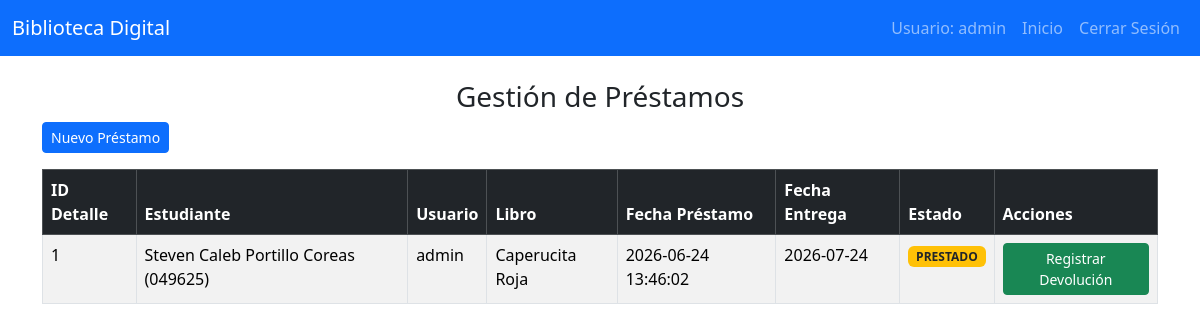
The page /views/Prestamo/prestamos.php (signed in) on the database its author committed.
### tables this page shows
CREATE TABLE `detalle_prestamo` (
  `id_detalle` int(11) NOT NULL,
  `id_prestamo` int(11) NOT NULL,
  `id_libro` int(11) NOT NULL,
  `fecha_entrega` date DEFAULT NULL,
  `estado_libro` enum('PRESTADO','DEVUELTO') DEFAULT 'PRESTADO',
  `fecha_prestamo` datetime NOT NULL DEFAULT current_timestamp()
);

CREATE TABLE `estudiantes` (
  `id_estudiante` int(11) NOT NULL,
  `carnet` varchar(20) NOT NULL,
  `nombre_completo` varchar(150) NOT NULL,
  `carrera` varchar(100) NOT NULL,
  `telefono` varchar(20) DEFAULT NULL,
  `correo` varchar(100) DEFAULT NULL,
  `estado` enum('ACTIVO','INACTIVO') DEFAULT 'ACTIVO'
);

CREATE TABLE `usuarios` (
  `id_usuario` int(11) NOT NULL,
  `usuario` varchar(50) NOT NULL,
  `correo` varchar(100) NOT NULL,
  `password` varchar(255) NOT NULL,
  `estado` enum('ACTIVO','INACTIVO') DEFAULT 'ACTIVO',
  `fecha_creacion` datetime DEFAULT current_timestamp(),
  `id_rol` int(11) NOT NULL
);

CREATE TABLE `libros` (
  `id_libro` int(11) NOT NULL,
  `codigo_libro` varchar(50) NOT NULL,
  `titulo` varchar(200) NOT NULL,
  `autor` varchar(100) NOT NULL,
  `categoria` varchar(100) NOT NULL,
  `editorial` int(11) DEFAULT NULL,
  `anio_publicacion` year(4) DEFAULT NULL,
  `cantidad` int(11) NOT NULL DEFAULT 0,
  `disponibles` int(11) NOT NULL DEFAULT 0,
  `estado` enum('DISPONIBLE','PRESTADO','INACTIVO') DEFAULT 'DISPONIBLE',
  `stock` int(11) DEFAULT 1,
  `id_categoria` int(11) NOT NULL
);

### models/Prestamo.php (called while the page is built, shortened)
<?php
class Prestamo {
    private $conn;
    private $table_name = "detalle_prestamo";
    public function __construct($db){
        $this->conn = $db;
    }
    public function listarPrestamos(){
        $query = "SELECT p.id_detalle, p.id_prestamo, p.fecha_prestamo, p.fecha_entrega, p.estado_libro,
                         e.id_estudiante, e.carnet, e.nombre_completo,
                         u.id_usuario, u.usuario,
                         l.titulo AS libro
                  FROM " . $this->table_name . " p
                  INNER JOIN prestamos pr ON p.id_prestamo = pr.id_prestamo
                  INNER JOIN estudiantes e ON pr.id_estudiante = e.id_estudiante
                  INNER JOIN usuarios u ON pr.id_usuario = u.id_usuario
                  INNER JOIN libros l ON p.id_libro = l.id_libro
                  ORDER BY p.fecha_prestamo DESC";
        $stmt = $this->conn->prepare($query);
        $stmt->execute();
        return $stmt->fetchAll(PDO::FETCH_ASSOC);
    }
}
?>

### views/Prestamo/prestamos.php (the view, shortened to what this page needs)
<?php
require_once __DIR__ . "/../../models/Prestamo.php";
$database = new Database();
$db = $database->getConnection();
$prestamoObj = new Prestamo($db);
$prestamos = $prestamoObj->listarPrestamos();
?>
<!DOCTYPE html>
<html lang="es">
<head>
    <link href="../../assets/bootstrap/css/bootstrap.min.css" rel="stylesheet">
    <link href="https://cdn.jsdelivr.net/npm/bootstrap-icons@1.10.5/font/bootstrap-icons.css" rel="stylesheet">
</head>
<body>
<nav class="navbar navbar-expand-lg navbar-dark bg-primary">
  <div class="container-fluid">
    <a class="navbar-brand" href="#">Biblioteca Digital</a>
    <div class="collapse navbar-collapse">
      <ul class="navbar-nav ms-auto">
        <li class="nav-item"><span class="nav-link">Usuario: <?php echo $_SESSION['usuario']; ?></span></li>
        <li class="nav-item"><a class="nav-link" href="../dashboard.php">Inicio</a></li>
        <li class="nav-item"><a class="nav-link" href="../../logout.php">Cerrar Sesión</a></li>
      </ul>
    </div>
  </div>
</nav>
<div class="container mt-4">
    <h3 class="text-center">Gestión de Préstamos</h3>
    <div class="d-flex justify-content-between mb-3">
        <a href="prestamo_form.php" class="btn btn-primary btn-sm">Nuevo Préstamo</a>
    </div>
    <table class="table table-bordered table-striped">
        <thead class="table-dark">
            <tr>
                <th>ID Detalle</th>
                <th>Estudiante</th>
                <th>Usuario</th>
                <th>Libro</th>
                <th>Fecha Préstamo</th>
                <th>Fecha Entrega</th>
                <th>Estado</th>
                <th>Acciones</th>
            </tr>
        </thead>
        <tbody>
            <?php if(!empty($prestamos)): ?>
                <?php foreach($prestamos as $p): ?>
                <tr>
                    <td><?= $p['id_detalle']; ?></td>
                    <td><?= $p['nombre_completo']; ?> (<?= $p['carnet']; ?>)</td>
                    <td><?= $p['usuario']; ?></td>
                    <td><?= $p['libro']; ?></td>
                    <td><?= $p['fecha_prestamo']; ?></td>
                    <td><?= $p['fecha_entrega'] ?? '-'; ?></td>
                    <td>
                        <?php if($p['estado_libro']=='PRESTADO'): ?>
                            <span class="badge bg-warning text-dark">PRESTADO</span>
                        <?php elseif($p['estado_libro']=='DEVUELTO'): ?>
                            <span class="badge bg-success">DEVUELTO</span>
                        <?php endif; ?>
                    </td>
                    <td>
                        <?php if($p['estado_libro']=='PRESTADO'): ?>
                            <a href="../../controllers/PrestamoController.php?devolver=<?= $p['id_detalle']; ?>"
                               class="btn btn-success btn-sm"
                               onclick="return confirm('¿Registrar devolución de este préstamo?');">
                               Registrar Devolución
                            </a>
                        <?php endif; ?>
                    </td>
                </tr>
                <?php endforeach; ?>
            <?php else: ?>
                <tr><td colspan="8" class="text-center">No hay préstamos registrados</td></tr>
            <?php endif; ?>
        </tbody>
    </table>
</div>
</body>
</html>

### rows shown on the page
detalle_prestamo: id_detalle "1", estudiantes.nombre_completo "Steven Caleb Portillo Coreas", estudiantes.carnet "049625", usuarios.usuario "admin", id_libro.titulo "Caperucita Roja", fecha_prestamo "2026-06-24 13:46:02", fecha_entrega "2026-07-24", estado_libro "PRESTADO"

### other values the page prints
$_SESSION['usuario'] "admin"
